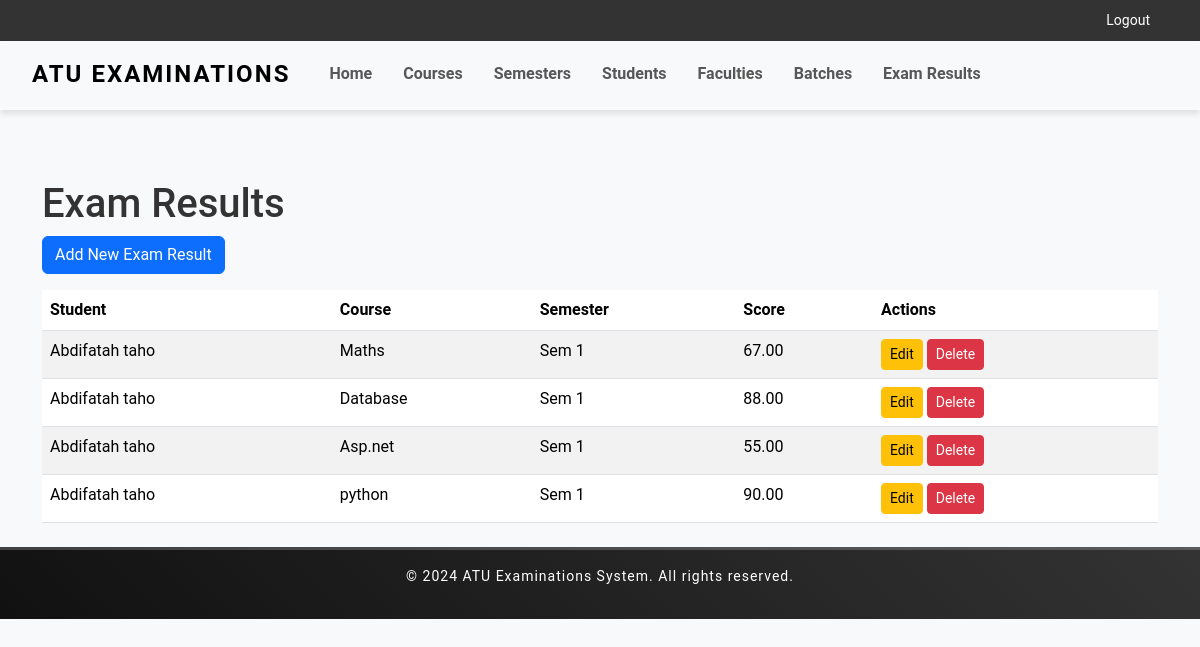
/exam_results/ (signed in), run on the app's committed database.
### examination/models.py (models this page shows, shortened)
class ExamResult(models.Model):
    student = models.ForeignKey(Student, on_delete=models.CASCADE, related_name='exam_results')
    course = models.ForeignKey(Course, on_delete=models.CASCADE)
    semester = models.ForeignKey(Semester, on_delete=models.CASCADE)
    score = models.DecimalField(max_digits=5, decimal_places=2)

class Student(models.Model):
    firstname = models.CharField(max_length=50)
    last_name = models.CharField(max_length=50)
    student_id = models.CharField(max_length=20, unique=True)
    enrollment_year = models.IntegerField()
    faculty = models.ForeignKey('Faculty', on_delete=models.SET_NULL, null=True, related_name='students')
    batches = models.ManyToManyField('Batch', related_name='students')
    semesters = models.ManyToManyField(Semester, related_name='students')
    def __str__(self):
        return f"{self.firstname} {self.last_name}"

class Course(models.Model):
    code = models.CharField(max_length=10, unique=True)
    name = models.CharField(max_length=100)
    credit_hours = models.PositiveIntegerField()
    def __str__(self):
        return self.name

class Semester(models.Model):
    name = models.CharField(max_length=50)
    start_date = models.DateField()
    end_date = models.DateField()
    courses = models.ManyToManyField(Course, related_name='semesters')
    def __str__(self):
        return self.name

### examination/views.py (the view)
# urls.py: path('exam_results/', ExamResultListView.as_view(), name='exam_result_list'),
class ExamResultListView(ListView):
    model = ExamResult
    template_name = 'exam_results/exam_result_list.html'
    context_object_name = 'exam_results'

### Templates/exam_results/exam_result_list.html
{% extends 'examination/home.html' %}
{% block content %}
<div class="container">
    <h1>Exam Results</h1>
    <a href="{% url 'exam_result_create' %}" class="btn btn-primary mb-3">Add New Exam Result</a>
    <table class="table table-striped">
        <thead>
            <tr>
                <th>Student</th>
                <th>Course</th>
                <th>Semester</th>
                <th>Score</th>
                <th>Actions</th>
            </tr>
        </thead>
        <tbody>
            {% for result in exam_results %}
            <tr>
                <td>{{ result.student }}</td>
                <td>{{ result.course }}</td>
                <td>{{ result.semester }}</td>
                <td>{{ result.score }}</td>
                <td>
                    <a href="{% url 'exam_result_update' result.pk %}" class="btn btn-warning btn-sm">Edit</a>
                    <a href="{% url 'exam_result_delete' result.pk %}" class="btn btn-danger btn-sm">Delete</a>
                </td>
            </tr>
            {% endfor %}
        </tbody>
    </table>
</div>
{% endblock %}

### Templates/examination/home.html (style rules this page uses)
body { font-family: 'Roboto', sans-serif; color: #333; background-color: #f8f9fa; }

### data on the page
ExamResult: student "Abdifatah taho", course "Maths", semester "Sem 1", score "67.00"
ExamResult: student "Abdifatah taho", course "Database", semester "Sem 1", score "88.00"
ExamResult: student "Abdifatah taho", course "Asp.net", semester "Sem 1", score "55.00"
ExamResult: student "Abdifatah taho", course "python", semester "Sem 1", score "90.00"
